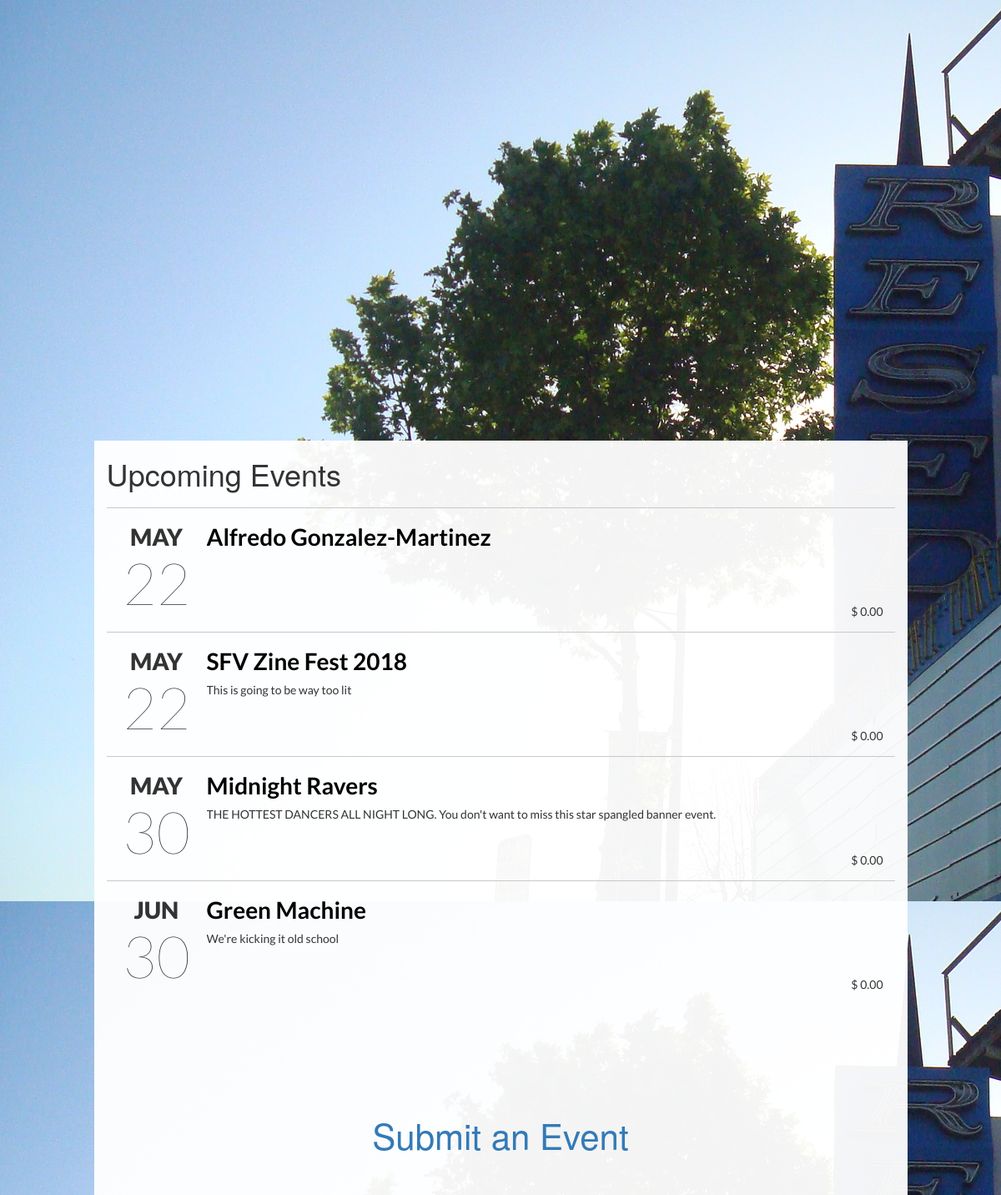
Before: / with the older database file.
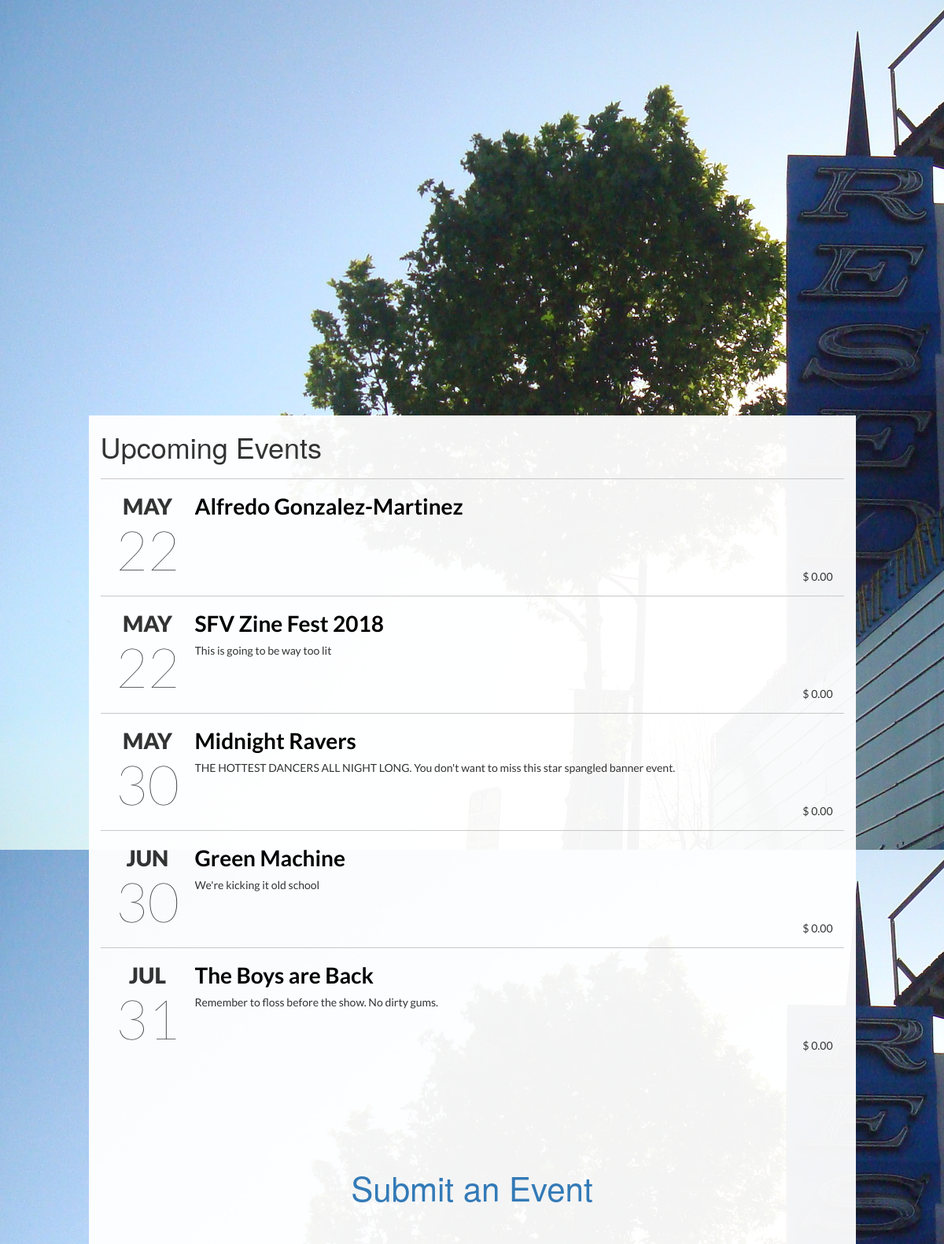
After: the same page with the newer database file.
### events/models.py (models this page shows, shortened)
class Event(models.Model):
    name = models.CharField(max_length=128, unique=True)
    created_at = models.DateTimeField(auto_now_add=True)
    slug = models.SlugField(blank=True, unique=True)
    approved = models.BooleanField(blank=True, default=False)
    approved_at = models.DateTimeField(blank=True, null=True, editable=False)
    image = models.ImageField(upload_to="flyers", blank=True)
    short_description = models.TextField(max_length=256, blank=True)
    description = models.TextField()
    address = models.CharField(max_length=64, blank=True)
    city = models.CharField(max_length=64, blank=True)
    start_date = models.DateTimeField()
    end_date = models.DateTimeField()
    price = models.DecimalField(max_digits=6, decimal_places=2, default=0.00)
    more_details_link = models.URLField(blank=True, null=True)

### events/views.py (the view)
# urls.py: url(r'^$', views.index, name='index'),
def index(request):
    event_list = Event.objects.filter(
        approved=True
    ).order_by('start_date')[:10]
    context_dict = {
        'heading': 'Upcoming Events',
        'events': event_list
    }
    return render(request, 'events/index.html', context=context_dict)

### templates/events/index.html (shortened to what this page needs)
<!DOCTYPE html>
<html>
<head>
    {% load staticfiles %}
    <link rel="stylesheet" type="text/css" href="{% static 'styles/styles.css' %}">
    <link href="//netdna.bootstrapcdn.com/bootstrap/3.1.0/css/bootstrap.min.css" rel="stylesheet" id="bootstrap-css">
</head>
<body>
    <div class="container">
        <div class="row">
            <div class="top-banner [ col-xs-12 col-sm-offset-1 col-sm-10 col-sm-offset-1 ]">
            </div>
            <div class="upcoming-events [ col-xs-12 col-sm-offset-1 col-sm-10 col-sm-offset-1 ]">
                <h1 class="upcoming-events-heading">Upcoming Events</h1>
                <ul class="event-list">
                    {% if events %}
                        {% for event in events %}
                            <li>
                                <time datetime="2014-07-20">
                                    <span class="month">{{event.start_date|date:"M"}}</span>
                                    <span class="day">{{event.start_date.day}}</span>
                                </time>
                                <div class="info">
                                    <a href="/events/{{event.slug}}">
                                        <h2 class="title">{{event.name}}</h2>
                                    </a>
                                    <p class="desc">{{event.short_description}}</p>
                                    <ul>
                                        <li>$ {{event.price}}</li>
                                    </ul>
                                </div>
                            </li>
                        {% endfor %}
                    {% endif%}
                </ul>
                <div class="submit-an-event">
                    <a href="/add-event/">Submit an Event</a>
                </div>
            </div>
        </div>
    </div>
</body>
</html>

### static/styles/styles.css (style rules this page uses)
body { background-image: url('/static/images/bg1.jpg'); }
.top-banner { height: 66vh; }
.upcoming-events-heading { margin: 20px 0px; }
.upcoming-events { background-color: rgba(255, 255, 255, 0.95); }
.event-list { list-style: none; font-family: 'Lato', sans-serif; margin: 0px; padding: 0px; }
.event-list > li { border-top: 1px #C8C8C8 solid; padding: 1em 0px; margin: 0px; }
.event-list > li > time { display: inline-block; width: 100%; padding: 5px; text-align: center; text-transform: uppercase; }
.event-list > li > time > span { display: none; }
.event-list > li > time > .day { display: block; font-size: 5em; font-weight: 100; line-height: 1; }
.event-list > li time > .month { display: block; font-size: 2em; font-weight: 900; }
.event-list > li > .info { padding-top: 5px; text-align: center; }
.event-list > li > .info > a > .title { color: black; font-size: 2em; font-weight: 700; margin-top: 0px; }
.event-list > li > .info > a { color: black; }
.event-list > li > .info > .desc { margin: 0px; }
.event-list > li > .info > ul { display: table; list-style: none; margin: 10px 0px 0px; padding: 0px; width: 100%; text-align: center; }
.event-list > li > .info > ul > li { display: table-cell; font-size: 1em; text-align: right; padding: 0em 1em; }
.submit-an-event { width: 100%; }
.submit-an-event a { display: table; margin: 0 auto; font-size: 3em; padding: 3em 0 1em 0; }
@media (min-width: 768px) { .event-list > li { position: relative; display: block; width: 100%; } }
@media (min-width: 768px) { .event-list > li > time, .event-list > li > img { display: inline-block; } }
@media (min-width: 768px) { .event-list > li > time, .event-list > li > img { width: 120px; float: left; } }
@media (min-width: 768px) { .event-list > li > .info { overflow: hidden; } }
@media (min-width: 768px) { .event-list > li > time, .event-list > li > img { width: 120px; height: 120px; padding: 0px; margin: 0px; } }
@media (min-width: 768px) { .event-list > li > .info { position: relative; height: 120px; text-align: left; padding-right: 40px; } }
@media (min-width: 768px) { .event-list > li > .info > ul { position: absolute; left: 0px; bottom: 0px; } }

Changed rows visible on the page:
added Event: start_date "JUL", start_date.day "31", name "The Boys are Back", short_description "Remember to floss before the show. No dirty gums.", price "0.00"
